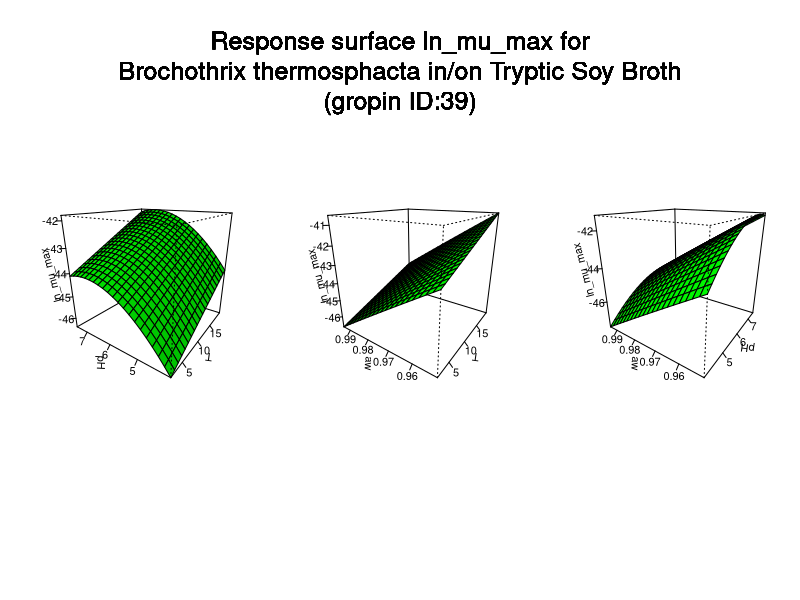

Source code (R):
#############################
# start of Parameter script
#############################
T <- seq(2.002,19.98001998002,length.out=21)
pH <- seq(4.004,7.49250749250749,length.out=21)
aw <- seq(0.95095,0.994005994005994,length.out=21)
#############################
# end of Parameter script
#############################
############################# 
# start of Model script Gropin ID 39 
#############################
 
# constant coefficients for this model
a0 <- -17.85
a1 <- 0.120318
a2 <- 4.1780189999999999
a3 <- 7.628412
a4 <- -0.30576
a5 <- -51.0245
 
variables <- data.frame(T,pH,aw)
argumentsPar <- expand.grid(variables)
 
# heart of the model
response_surface <- function(T,pH,aw) {
   mumax <-(a0+(a1*T)+(a2*pH)+(a3*aw)+(a4*(pH^2))+(a5*(aw^2)))

return(mumax=mumax)
} 

# output parameters
responseSurface <- cbind(argumentsPar,response_surface(argumentsPar['T'],argumentsPar['pH'],argumentsPar['aw']))
colnames(responseSurface) <- c(colnames(argumentsPar),'lnmumax')
#############################
# End of Model script
#############################
############################# 
# start of Visualisation script Gropin ID 39 
#############################
argPar1 <- expand.grid(T,pH)
argPar2 <- expand.grid(T,aw)
argPar3 <- expand.grid(pH,aw)
z1 <- matrix(unlist(response_surface(argPar1[1],argPar1[2],aw[10])),nrow=21)
z2 <- matrix(unlist(response_surface(argPar2[1],pH[10],argPar2[2])),nrow=21)
z3 <- matrix(unlist(response_surface(T[10],argPar3[1],argPar3[2])),nrow=21)
par(mfrow = c(1,3))
persp(T,pH,z1,col = 'green',xlab='T',ylab='pH',zlab='ln_mu_max',theta=305,phi=20,shade=0.25,ticktype = 'detailed')
persp(T,aw,z2,col = 'green',xlab='T',ylab='aw',zlab='ln_mu_max',theta=305,phi=20,shade=0.25,ticktype = 'detailed')
persp(pH,aw,z3,col = 'green',xlab='pH',ylab='aw',zlab='ln_mu_max',theta=305,phi=20,shade=0.25,ticktype = 'detailed')
mtext('Response surface ln_mu_max for
Brochothrix thermosphacta in/on Tryptic Soy Broth
(gropin ID:39)',outer=T,  cex=1.5, line=-8.5, side=3)
#############################
# End of Visualisation script
#############################
